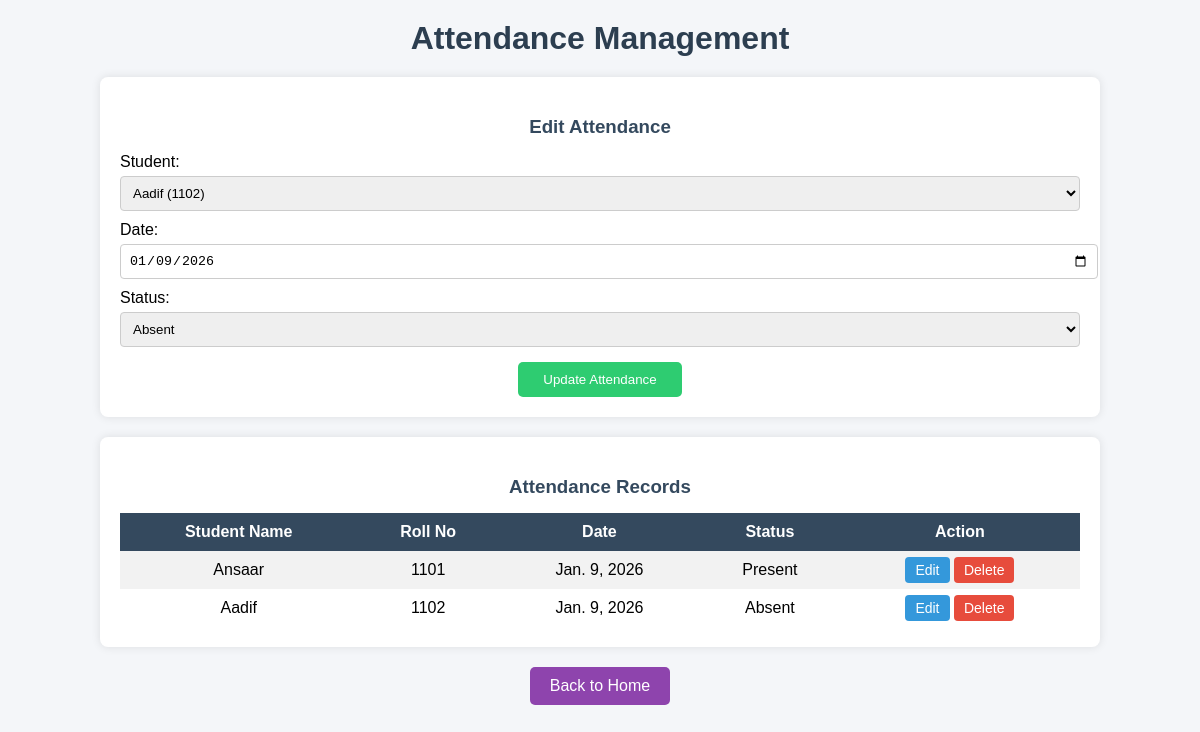
Page /attendance/?action=edit&id=2 on the committed database.
### students/models.py (models this page shows, shortened)
class Attendance(models.Model):
    STATUS_CHOICES = (
        ('Present', 'Present'),
        ('Absent', 'Absent'),
    )
    student = models.ForeignKey(Student, on_delete=models.CASCADE)
    date = models.DateField()
    status = models.CharField(max_length=10, choices=STATUS_CHOICES)

class Student(models.Model):
    GENDER_CHOICES = [
        ('M', 'Male'),
        ('F', 'Female'),
        ('O', 'Other'),
    ]
    DEPARTMENT_CHOICES = [
        ('CSE', 'Computer Science'),
        ('IT', 'Information Technology'),
        ('ECE', 'Electronics & Communication'),
        ('EEE', 'Electrical & Electronics'),
        ('MECH', 'Mechanical'),
        ('CIVIL', 'Civil'),
        ('AI&DS', 'AI & Data Science'),
    ]
    name = models.CharField(max_length=100)
    roll_no = models.CharField(max_length=20, unique=True)
    email = models.EmailField(unique=True)
    phone = models.CharField(max_length=15)
    gender = models.CharField(max_length=1, choices=GENDER_CHOICES)
    dob = models.DateField(verbose_name="Date of Birth")
    department = models.CharField(max_length=20, choices=DEPARTMENT_CHOICES)
    address = models.TextField()
    join_date = models.DateField(auto_now_add=True)
    updated_at = models.DateTimeField(auto_now=True)
    marks = models.IntegerField(default=0)
    status = models.BooleanField(default=True)
    def __str__(self):
        return f"{self.name} ({self.roll_no})"

### students/views.py (the view, shortened to what this page needs)
# urls.py: path('attendance/', attendance_view, name='attendance'),
def attendance_view(request):
    action = request.GET.get('action')
    attendance_id = request.GET.get('id')
    if action == 'edit' and attendance_id:
        attendance = get_object_or_404(Attendance, id=attendance_id)
        if request.method == 'POST':
            form = AttendanceForm(request.POST, instance=attendance)
            if form.is_valid():
                form.save()
                return redirect('/attendance/')
        else:
            form = AttendanceForm(instance=attendance)
        attendance_list = Attendance.objects.select_related('student').order_by('-date')
        return render(request, 'attendance.html', {
            'form': form,
            'attendance_list': attendance_list,
            'edit_mode': True,
            'edit_id': attendance.id
        })

### students/forms.py
class AttendanceForm(forms.ModelForm):
    class Meta:
        model = Attendance
        fields = ['student', 'date', 'status']
        widgets = {
            'date': forms.DateInput(attrs={'type': 'date'}),
        }

### students/templates/attendance.html (shortened to what this page needs)
<!DOCTYPE html>
<html>
<head>
</head>
<body>
<h1>Attendance Management</h1>
<div class="container">
    <div class="card">
        <h3>
            {% if edit_mode %} Edit Attendance {% else %} Mark Attendance {% endif %}
        </h3>
        <form method="POST">
            {{ form.as_p }}
            <button type="submit">
                {% if edit_mode %} Update Attendance {% else %} Save Attendance {% endif %}
            </button>
        </form>
    </div>
    <div class="card">
        <h3>Attendance Records</h3>
        <table>
            <tr>
                <th>Student Name</th>
                <th>Roll No</th>
                <th>Date</th>
                <th>Status</th>
                <th>Action</th>
            </tr>
            {% for record in attendance_list %}
            <tr>
                <td>{{ record.student.name }}</td>
                <td>{{ record.student.roll_no }}</td>
                <td>{{ record.date }}</td>
                <td>{{ record.status }}</td>
                <td>
                    <a href="/attendance/?action=edit&id={{ record.id }}" class="action-btn edit-btn">Edit</a>
                    <a href="/attendance/?action=delete&id={{ record.id }}"
                       class="action-btn delete-btn"
                       onclick="return confirm('Are you sure you want to delete this attendance record?');">
                       Delete
                    </a>
                </td>
            </tr>
            {% empty %}
            <tr>
                <td colspan="5">No attendance records found</td>
            </tr>
            {% endfor %}
        </table>
    </div>
    <a href="/" class="back-btn">Back to Home</a>
</div>
</body>
</html>

### students/templates/attendance.html (style rules this page uses)
body { margin: 0; padding: 0; font-family: Arial, sans-serif; background: #f4f6f9; }
h1 { text-align: center; margin: 20px 0; color: #2c3e50; }
.container { width: 90%; max-width: 1000px; margin: auto; }
.card { background: #ffffff; padding: 20px; margin: 20px 0; border-radius: 8px; box-shadow: 0 0 10px rgba(0,0,0,0.1); }
h3 { margin-bottom: 15px; color: #34495e; text-align: center; }
form p { margin: 10px 0; }
input, select { width: 100%; padding: 8px; margin-top: 5px; border-radius: 4px; border: 1px solid #ccc; }
button { padding: 10px 25px; background: #2ecc71; color: white; border: none; border-radius: 5px; cursor: pointer; margin-top: 15px; display: block; margin-left: auto; margin-right: auto; }
table { width: 100%; border-collapse: collapse; margin-top: 15px; }
th, td { padding: 10px; text-align: center; }
th { background: #34495e; color: white; }
tr:nth-child(even) { background: #f2f2f2; }
.action-btn { padding: 5px 10px; border-radius: 4px; text-decoration: none; color: white; font-size: 14px; }
.edit-btn { background: #3498db; }
.delete-btn { background: #e74c3c; }
.back-btn { display: block; width: fit-content; margin: 20px auto; padding: 10px 20px; background: #8e44ad; color: white; text-decoration: none; border-radius: 5px; }

### rows in the picture
Attendance: student "Aadif (1102)", date "01/09/2026", status "Absent", student.name "Aadif", student.roll_no "1102", date "Jan. 9, 2026"
Attendance: student.name "Ansaar", student.roll_no "1101", date "Jan. 9, 2026", status "Present"
